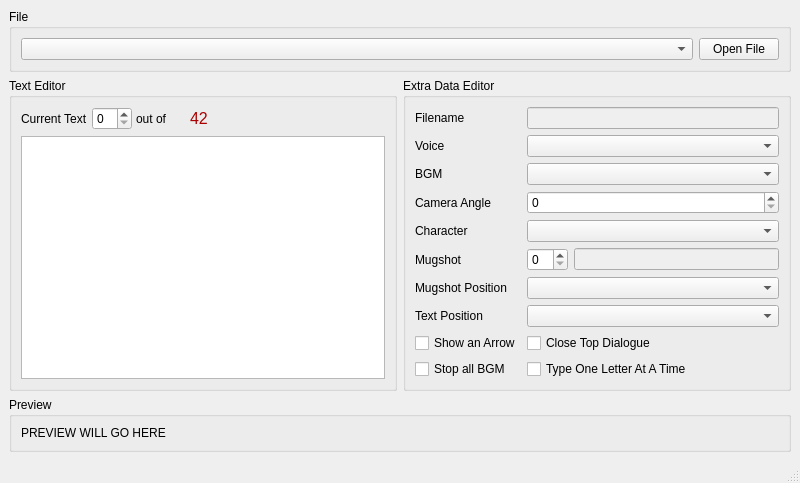
<?xml version="1.0" encoding="UTF-8"?>
<ui version="4.0">
 <author>DeveloperJose</author>
 <class>MainWindow</class>
 <widget class="QMainWindow" name="MainWindow">
  <property name="geometry">
   <rect>
    <x>0</x>
    <y>0</y>
    <width>800</width>
    <height>417</height>
   </rect>
  </property>
  <property name="sizePolicy">
   <sizepolicy hsizetype="Expanding" vsizetype="Expanding">
    <horstretch>0</horstretch>
    <verstretch>0</verstretch>
   </sizepolicy>
  </property>
  <property name="minimumSize">
   <size>
    <width>0</width>
    <height>0</height>
   </size>
  </property>
  <property name="maximumSize">
   <size>
    <width>1000</width>
    <height>1000</height>
   </size>
  </property>
  <property name="windowTitle">
   <string>MegaManX8 Text Editor by DevJ &lt;V1.0&gt;</string>
  </property>
  <widget class="QWidget" name="centralwidget">
   <layout class="QVBoxLayout" name="verticalLayout_2">
    <item>
     <widget class="QGroupBox" name="groupFile">
      <property name="maximumSize">
       <size>
        <width>16777215</width>
        <height>100</height>
       </size>
      </property>
      <property name="title">
       <string>File</string>
      </property>
      <layout class="QHBoxLayout" name="horizontalLayout">
       <item>
        <widget class="QComboBox" name="comboFiles"/>
       </item>
       <item>
        <widget class="QPushButton" name="btnOpenCloseFile">
         <property name="sizePolicy">
          <sizepolicy hsizetype="Maximum" vsizetype="Fixed">
           <horstretch>0</horstretch>
           <verstretch>0</verstretch>
          </sizepolicy>
         </property>
         <property name="text">
          <string>Open File</string>
         </property>
        </widget>
       </item>
      </layout>
     </widget>
    </item>
    <item>
     <layout class="QHBoxLayout" name="horizontalLayout_4">
      <item>
       <widget class="QGroupBox" name="groupText">
        <property name="title">
         <string>Text Editor</string>
        </property>
        <layout class="QVBoxLayout" name="verticalLayout">
         <item>
          <layout class="QHBoxLayout" name="horizontalLayout_2" stretch="0,0,0,0,0">
           <property name="spacing">
            <number>4</number>
           </property>
           <property name="sizeConstraint">
            <enum>QLayout::SetDefaultConstraint</enum>
           </property>
           <item>
            <widget class="QLabel" name="label">
             <property name="minimumSize">
              <size>
               <width>40</width>
               <height>0</height>
              </size>
             </property>
             <property name="maximumSize">
              <size>
               <width>100</width>
               <height>40</height>
              </size>
             </property>
             <property name="text">
              <string>Current Text</string>
             </property>
            </widget>
           </item>
           <item>
            <widget class="QSpinBox" name="spinCurrentText">
             <property name="minimumSize">
              <size>
               <width>40</width>
               <height>0</height>
              </size>
             </property>
             <property name="maximumSize">
              <size>
               <width>40</width>
               <height>40</height>
              </size>
             </property>
            </widget>
           </item>
           <item>
            <widget class="QLabel" name="label_2">
             <property name="minimumSize">
              <size>
               <width>50</width>
               <height>0</height>
              </size>
             </property>
             <property name="maximumSize">
              <size>
               <width>50</width>
               <height>40</height>
              </size>
             </property>
             <property name="frameShape">
              <enum>QFrame::NoFrame</enum>
             </property>
             <property name="text">
              <string>out of</string>
             </property>
            </widget>
           </item>
           <item>
            <widget class="QLabel" name="lblTotalTexts">
             <property name="minimumSize">
              <size>
               <width>25</width>
               <height>0</height>
              </size>
             </property>
             <property name="maximumSize">
              <size>
               <width>25</width>
               <height>40</height>
              </size>
             </property>
             <property name="frameShape">
              <enum>QFrame::NoFrame</enum>
             </property>
             <property name="lineWidth">
              <number>1</number>
             </property>
             <property name="text">
              <string>&lt;html&gt;&lt;head/&gt;&lt;body&gt;&lt;p&gt;&lt;span style=&quot; font-size:12pt; color:#aa0000;&quot;&gt;42&lt;/span&gt;&lt;/p&gt;&lt;/body&gt;&lt;/html&gt;</string>
             </property>
             <property name="textFormat">
              <enum>Qt::RichText</enum>
             </property>
            </widget>
           </item>
           <item>
            <spacer name="horizontalSpacer">
             <property name="orientation">
              <enum>Qt::Horizontal</enum>
             </property>
             <property name="sizeType">
              <enum>QSizePolicy::Expanding</enum>
             </property>
             <property name="sizeHint" stdset="0">
              <size>
               <width>40</width>
               <height>0</height>
              </size>
             </property>
            </spacer>
           </item>
          </layout>
         </item>
         <item>
          <widget class="QTextEdit" name="textEditor">
           <property name="maximumSize">
            <size>
             <width>1000</width>
             <height>1000</height>
            </size>
           </property>
          </widget>
         </item>
        </layout>
       </widget>
      </item>
      <item>
       <widget class="QGroupBox" name="groupExtraData">
        <property name="maximumSize">
         <size>
          <width>400</width>
          <height>150000</height>
         </size>
        </property>
        <property name="title">
         <string>Extra Data Editor</string>
        </property>
        <layout class="QFormLayout" name="formLayout">
         <item row="0" column="0">
          <widget class="QLabel" name="label_5">
           <property name="text">
            <string>Filename</string>
           </property>
          </widget>
         </item>
         <item row="0" column="1">
          <widget class="QLineEdit" name="textFilename">
           <property name="enabled">
            <bool>false</bool>
           </property>
           <property name="readOnly">
            <bool>true</bool>
           </property>
           <property name="clearButtonEnabled">
            <bool>false</bool>
           </property>
          </widget>
         </item>
         <item row="1" column="0">
          <widget class="QLabel" name="label_6">
           <property name="text">
            <string>Voice</string>
           </property>
          </widget>
         </item>
         <item row="2" column="0">
          <widget class="QLabel" name="label_7">
           <property name="text">
            <string>BGM</string>
           </property>
          </widget>
         </item>
         <item row="4" column="0">
          <widget class="QLabel" name="label_10">
           <property name="text">
            <string>Character</string>
           </property>
          </widget>
         </item>
         <item row="5" column="0">
          <widget class="QLabel" name="label_11">
           <property name="text">
            <string>Mugshot</string>
           </property>
          </widget>
         </item>
         <item row="6" column="0">
          <widget class="QLabel" name="label_12">
           <property name="text">
            <string>Mugshot Position</string>
           </property>
          </widget>
         </item>
         <item row="3" column="0">
          <widget class="QLabel" name="label_9">
           <property name="text">
            <string>Camera Angle</string>
           </property>
          </widget>
         </item>
         <item row="7" column="0">
          <widget class="QLabel" name="label_13">
           <property name="text">
            <string>Text Position</string>
           </property>
          </widget>
         </item>
         <item row="1" column="1">
          <widget class="QComboBox" name="comboVoice"/>
         </item>
         <item row="2" column="1">
          <widget class="QComboBox" name="comboBGM"/>
         </item>
         <item row="3" column="1">
          <widget class="QSpinBox" name="spinCameraAngle"/>
         </item>
         <item row="4" column="1">
          <widget class="QComboBox" name="comboCharacter"/>
         </item>
         <item row="5" column="1">
          <layout class="QHBoxLayout" name="horizontalLayout_3">
           <item>
            <widget class="QSpinBox" name="spinMugshot"/>
           </item>
           <item>
            <widget class="QLineEdit" name="textMugshotDesc">
             <property name="enabled">
              <bool>false</bool>
             </property>
            </widget>
           </item>
          </layout>
         </item>
         <item row="6" column="1">
          <widget class="QComboBox" name="comboMugshotPos"/>
         </item>
         <item row="7" column="1">
          <widget class="QComboBox" name="comboTextPos"/>
         </item>
         <item row="8" column="0">
          <widget class="QCheckBox" name="checkArrow">
           <property name="text">
            <string>Show an Arrow</string>
           </property>
          </widget>
         </item>
         <item row="8" column="1">
          <widget class="QCheckBox" name="checkCloseTop">
           <property name="text">
            <string>Close Top Dialogue</string>
           </property>
          </widget>
         </item>
         <item row="9" column="0">
          <widget class="QCheckBox" name="checkStopBGM">
           <property name="text">
            <string>Stop all BGM</string>
           </property>
          </widget>
         </item>
         <item row="9" column="1">
          <widget class="QCheckBox" name="checkTyping">
           <property name="text">
            <string>Type One Letter At A Time</string>
           </property>
          </widget>
         </item>
        </layout>
       </widget>
      </item>
     </layout>
    </item>
    <item>
     <widget class="QGroupBox" name="groupPreview">
      <property name="title">
       <string>Preview</string>
      </property>
      <layout class="QVBoxLayout" name="verticalLayout_3">
       <item>
        <widget class="QLabel" name="graphicsPreview">
         <property name="minimumSize">
          <size>
           <width>0</width>
           <height>0</height>
          </size>
         </property>
         <property name="maximumSize">
          <size>
           <width>600</width>
           <height>200</height>
          </size>
         </property>
         <property name="text">
          <string>PREVIEW WILL GO HERE</string>
         </property>
        </widget>
       </item>
      </layout>
     </widget>
    </item>
   </layout>
  </widget>
  <widget class="QMenuBar" name="menubar">
   <property name="geometry">
    <rect>
     <x>0</x>
     <y>0</y>
     <width>800</width>
     <height>18</height>
    </rect>
   </property>
  </widget>
  <widget class="QStatusBar" name="statusbar"/>
 </widget>
 <resources/>
 <connections/>
</ui>
